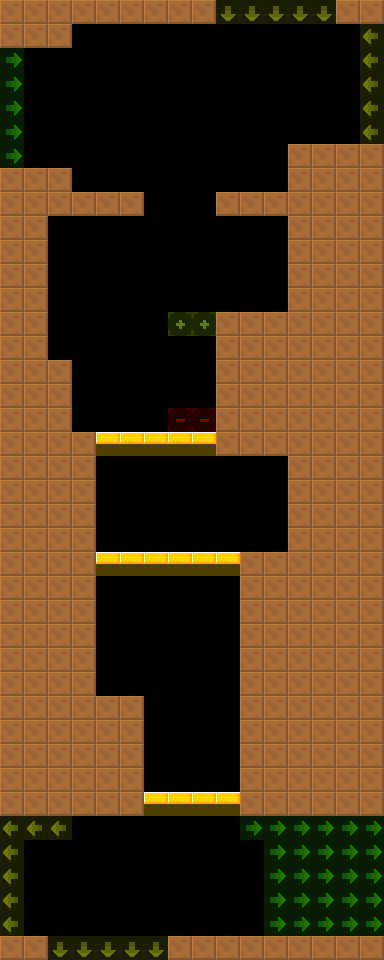

This game map was drawn from its Tiled (.tmx) file and the tilesets committed beside it. A one-line description and the trimmed map source follow:
An orthogonal 16x40 tile map with 24x24 px tiles, 2 tile layers (col, lnk), 2 tilesets and 10 objects (9x Spikes, UnstablePF).

<map version="1.4" tiledversion="1.4.2" orientation="orthogonal" renderorder="right-down" width="16" height="40" tilewidth="24" tileheight="24" infinite="0" nextlayerid="4" nextobjectid="8">
 <tileset firstgid="6" source="../../lnk.tsx" />
 <tileset firstgid="1" source="../../col.tsx" />
 <layer id="1" name="col" width="16" height="40">
  <data>[640 cells, 299 non-empty, 2 distinct tile ids]</data>
 </layer>
 <layer id="2" name="lnk" width="16" height="40" opacity="0.5">
  <data>[640 cells, 57 non-empty, 5 distinct tile ids]</data>
 </layer>
 <objectgroup id="3" name="markers" opacity="0.5">
  <object id="1" name="Spikes" type="Spikes" x="72" y="24" width="144" height="24">
   <properties>
    <property name="yr" value="0" />
    <property name="xr" value="0" />
   </properties>
  </object>
  <object id="2" name="Spikes" type="Spikes" x="264" y="144" width="24" height="48">
   <properties>
    <property name="yr" value="0" />
    <property name="xr" value="0" />
   </properties>
  </object>
  <object id="3" name="Spikes" type="Spikes" x="48" y="216" width="24" height="144">
   <properties>
    <property name="yr" value="0" />
    <property name="xr" value="0" />
   </properties>
  </object>
  <object id="4" name="Spikes" type="Spikes" x="264" y="216" width="24" height="96">
   <properties>
    <property name="yr" value="0" />
    <property name="xr" value="0" />
   </properties>
  </object>
  <object id="5" name="UnstablePF" type="UnstablePF" x="168" y="312" width="48" height="24">
   <properties>
    <property name="yr" value="0" />
    <property name="xr" value="0" />
   </properties>
  </object>
  <object id="6" name="Spikes" type="Spikes" x="72" y="360" width="24" height="72">
   <properties>
    <property name="yr" value="0" />
    <property name="xr" value="0" />
   </properties>
  </object>
  <object id="7" name="Spikes" type="Spikes" x="168" y="408" width="48" height="24">
   <properties>
    <property name="yr" value="0" />
    <property name="xr" value="0" />
   </properties>
  </object>
  <object id="8" name="Spikes" type="Spikes" x="264" y="456" width="24" height="96">
   <properties>
    <property name="yr" value="0" />
    <property name="xr" value="0" />
   </properties>
  </object>
  <object id="9" name="Spikes" type="Spikes" x="96" y="528" width="48" height="24">
   <properties>
    <property name="yr" value="0" />
    <property name="xr" value="0" />
   </properties>
  </object>
  <object id="10" name="Spikes" type="Spikes" x="216" y="720" width="24" height="72">
   <properties>
    <property name="yr" value="0" />
    <property name="xr" value="0" />
   </properties>
  </object>
 </objectgroup>
</map>
